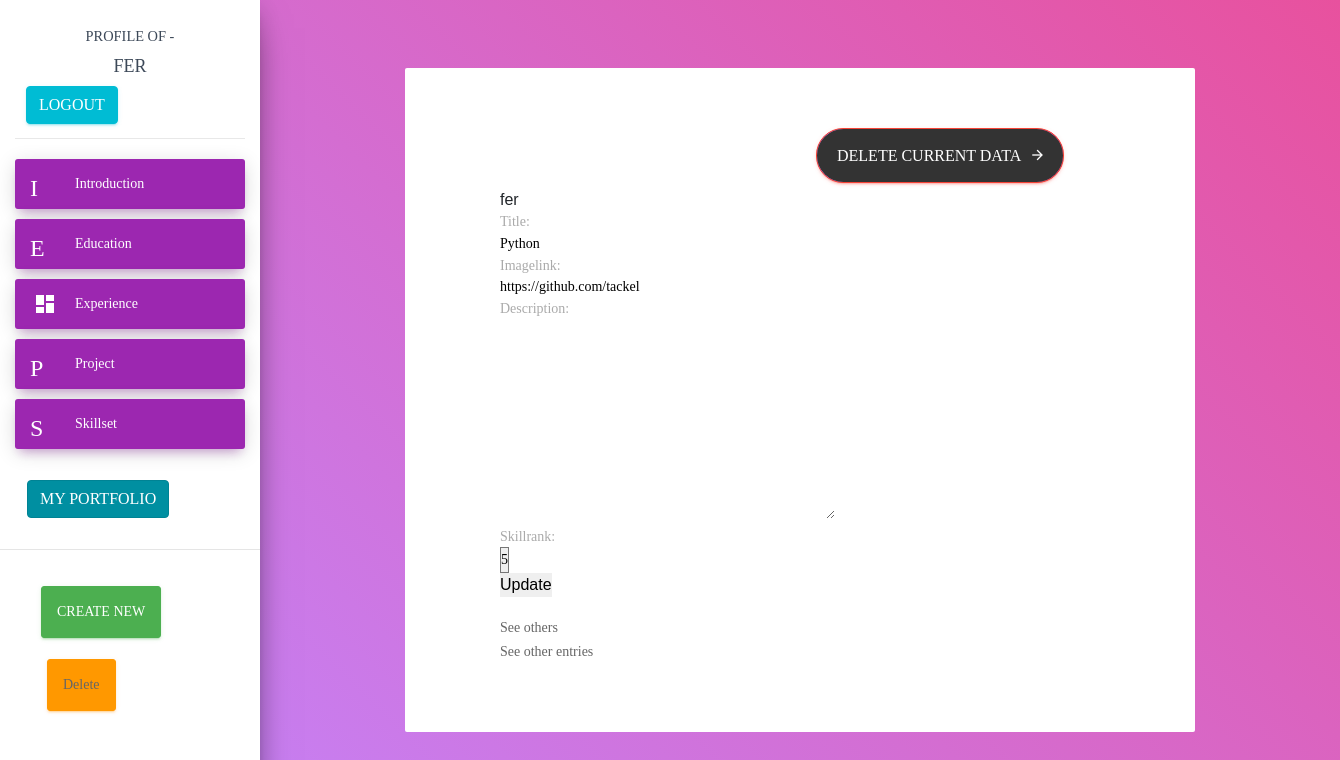
/update/skillset/1 (signed in), run on the app's committed database.
### user_interface/models.py (models this page shows, shortened)
class User(AbstractUser):
    pass

class SkillsetModel(models.Model):
    user = models.ForeignKey(User, default=None, blank=True, null=True, on_delete=models.CASCADE)
    title = models.CharField(max_length=50, blank=True, null=True)
    imagelink = models.URLField(blank=True, null=True)
    description = models.TextField(blank=True, null=True)
    skillrank = models.CharField(choices=Rating_range, default='2', max_length=10)
    class Meta:
        ordering = ['-skillrank']

### user_interface/views.py (the view)
# urls.py: path("update/skillset/<int:id>", views.skillForm_updateView, name='update_skillset'),
@login_required(login_url='login')
def skillForm_updateView(request, id, *args, **kwargs):
    template_name = 'user_interface/update/skill_update.html'
    context = {}
    user = request.user
    if not user.is_authenticated:
        user = "admin"
    bioProfile = User.objects.get(username = user)
    skillset_qs = SkillsetModel.objects.filter(user = bioProfile).all()
    skillset_serializer = skillsetSerializer(skillset_qs, many=True)
    education_qs = EducationModel.objects.filter(user = bioProfile).all()
    experience_qs = ExperienceModel.objects.filter(user = bioProfile).all()
    project_qs = ProjectModel.objects.filter(user = bioProfile).all()
    obj = get_object_or_404(SkillsetModel, user = user, pk=id)
    list_project_id = []
    list_exp_id = []
    list_edu_id = []
    list_skill_id =[]
    for project in project_qs:
        list_project_id.append(project.id)
    for exp in experience_qs:
        list_exp_id.append(exp.id)
    for edu in education_qs:
        list_edu_id.append(edu.id)
    for skill in skillset_qs:
        list_skill_id.append(skill.id)
    if request.method == 'POST':
        skill_form = SkillsetForm(request.POST or None, instance=obj)
        if skill_form.is_valid():
            skill_form.save(commit=False)
            skill_form.user = user
            skill_form.save(request = request)
    else:
        skill_form = SkillsetForm(instance= obj)
    context = {
        'user': user,
        "current_id":id,
        'first_edu_id': list_edu_id[0],
        'first_exp_id': list_exp_id[0],
        'first_project_id': list_project_id[0],
        'first_skill_id':list_skill_id[0],
        'next_id': id+1,
        'previous_id': id-1,
        'skillFORM': skill_form, # skill_form,
        "skillsets": skillset_serializer.data,
    }
    return render(request, template_name, context)

### user_interface/forms.py (shortened to what this page needs)
class SkillsetForm(ModelForm):
    class Meta:
        model = SkillsetModel
        exclude = ('user', )

### templates/user_interface/update/skill_update.html (shortened to what this page needs)
{% extends "user_interface/update/layout_update.html" %}
{% load widget_tweaks %}
{% load static %}
{% block body %}
	<div class="container-contact100">
		<div class="wrap-contact100">
            <div class="main">
                <div class="container" style="margin-left: 50%;">
                    <a href="{% url 'delete_skillset' current_id %}">
					<button class=" btn btn-danger contact100-form-btn" type="submit">
						<span>
                            Delete current data
							<i class="zmdi zmdi-arrow-right m-l-8"></i>
						</span>
					</button></a>
				</div>
              <form method="POST">
                {{ user }}
                {{ skillFORM.as_p }}
                <input type="submit" value="Update">
              </form>
                <ul class="pager">
                    <li class="previous"><a href="{% url 'update_skillset' previous_id  %}">See others</a></li>
                    <li class="next"><a href="{% url 'update_skillset' next_id  %}">See other entries</a></li>
                </ul>
            </div>
		</div>
	</div>
{% endblock %}

### templates/user_interface/update/layout_update.html (shortened to what this page needs)
{% load widget_tweaks %}
<!DOCTYPE html>{% load static %}
<html lang="en">
<head>
  <link rel="stylesheet" href="https://maxcdn.bootstrapcdn.com/font-awesome/latest/css/font-awesome.min.css">
  <link href="{% static 'createForm/css/material-dashboard.css' %}" rel="stylesheet" />
	<link rel="stylesheet" type="text/css" href="{% static 'createForm/vendor/bootstrap/css/bootstrap.min.css'%}">
	<link rel="stylesheet" type="text/css" href="{% static 'createForm/fonts/font-awesome-4.7.0/css/font-awesome.min.css'%}">
	<link rel="stylesheet" type="text/css" href="{% static 'createForm/fonts/iconic/css/material-design-iconic-font.min.css'%}">
	<link rel="stylesheet" type="text/css" href="{% static 'createForm/vendor/animate/animate.css'%}">
	<link rel="stylesheet" type="text/css" href="{% static 'createForm/vendor/css-hamburgers/hamburgers.min.css'%}">
	<link rel="stylesheet" type="text/css" href="{% static 'createForm/vendor/animsition/css/animsition.min.css'%}">
	<link rel="stylesheet" type="text/css" href="{% static 'createForm/vendor/select2/select2.min.css'%}">
	<link rel="stylesheet" type="text/css" href="{% static 'createForm//daterangepicker/daterangepicker.css'%}">
	<link rel="stylesheet" type="text/css" href="{% static 'createForm/css/util.css' %}">
	<link rel="stylesheet" type="text/css" href="{% static 'createForm/css/main.css' %}">
</head>
<body>
  <div class="wrapper ">
    <div class="sidebar" data-color="purple" data-background-color="white">
      <div class="logo">
        <a href="#" class="simple-text logo-mini">
          <small>Profile of - </small>
          <br>
          {{ user }}
        </a>
        <a href="{% url 'logout' %}" class="btn btn-info" style="margin: 0;margin-left: 10%; "> Logout </a>
      </div>
      <div class="sidebar-wrapper">
        <ul class="nav">
          <li class="nav-item active  ">
            <a class="nav-link" href="{% url 'update_information' %}">
              <i class="material-icons">Introduction</i>
              <p style="color: #fff;">Introduction</p>
            </a>
          </li>
          <li class="nav-item active  ">
            <a class="nav-link" href="{% url 'update_education' first_edu_id %}">
              <i class="material-icons">Education</i>
              <p style="color: #fff;">Education</p>
            </a>
          </li>
          <li class="nav-item active  ">
            <a class="nav-link" href="{% url 'update_experience' first_exp_id %}">
              <i class="material-icons">dashboard</i>
              <p style="color: #fff;">Experience</p>
            </a>
          </li>
          <li class="nav-item active  ">
            <a class="nav-link" href="{% url 'update_project' first_project_id %}">
              <i class="material-icons">Project</i>
              <p style="color: #fff;">Project</p>
            </a>
          </li>
          <li class="nav-item active  ">
            <a class="nav-link" href="{% url 'update_skillset' first_skill_id %}">
              <i class="material-icons">Skillset</i>
              <p style="color: #fff;">Skillset</p>
            </a>
          </li>
          <div style="margin: 10%">
            <a href="{% url 'portfolio' user %}" class="btn btn-info nav-item active  ">My Portfolio </a>
          </div>
          <hr>
          <li class="nav-item active  ">
            <div style="margin: 10%">
              <a href="{% url 'information' %}" class="btn btn-success">
                <p style="color: #fff;">CREATE NEW</p>
              </a>
              <a href="{% url 'information' %}" class="btn btn-warning" style="margin: 10%">
                <p>Delete</p>
              </a>
            </div>
          </li>
        </ul>
      </div>
    </div>
    <div class="main-panel">
      {% block body %}
      {% endblock %}
</body>
</html>

### static/createForm/css/main.css (style rules this page uses)
* { margin: 0px; padding: 0px; box-sizing: border-box; }
body, html { height: 100%; font-family: Raleway-SemiBold, sans-serif; }
a { font-family: Raleway-SemiBold; font-size: 14px; line-height: 1.7; color: #666666; margin: 0px; transition: all 0.4s; -webkit-transition: all 0.4s; -o-transition: all 0.4s; -moz-transition: all 0.4s; }
p { font-family: Raleway-SemiBold; font-size: 14px; line-height: 1.7; color: #666666; margin: 0px; }
ul, li { margin: 0px; list-style-type: none; }
input { outline: none; border: none; }
textarea { outline: none; border: none; }
label { display: block; margin: 0; }
button { outline: none !important; border: none; background: transparent; }
.container-contact100 { width: 100%; min-height: 100vh; display: -webkit-box; display: -webkit-flex; display: -moz-box; display: -ms-flexbox; display: flex; flex-wrap: wrap; justify-content: center; align-items: center; padding: 15px; background: #d867c6; background: -webkit-linear-gradient(45deg, #c77ff2, #e8519e); background: -o-linear-gradient(45deg, #c77ff2, #e8519e); background: -moz-linear-gradient(45deg, #c77ff2, #e8519e); background: linear-gradient(45deg, #c77ff2, #e8519e); }
.wrap-contact100 { width: 790px; background: #fff; border-radius: 2px; padding: 55px 95px 68px 95px; }
.contact100-form-btn { font-family: Raleway-Bold; font-size: 16px; color: #fff; line-height: 1.2; display: -webkit-box; display: -webkit-flex; display: -moz-box; display: -ms-flexbox; display: flex; justify-content: center; align-items: center; padding: 0 20px; min-width: 150px; height: 55px; border-radius: 27px; background: #d867c6; background: -webkit-linear-gradient(45deg, #c77ff2, #e8519e); background: -o-linear-gradient(45deg, #c77ff2, #e8519e); background: -moz-linear-gradient(45deg, #c77ff2, #e8519e); background: linear-gradient(45deg, #c77ff2, #e8519e); position: relative; z-index: 1; -webkit-transition: all 0.4s; -o-transition: all 0.4s; -moz-transition: all 0.4s; transition: all 0.4s; }
.contact100-form-btn::before { content: ""; display: block; position: absolute; z-index: -1; border-radius: 27px; width: 100%; height: 100%; top: 0; left: 0; background: #333333; opacity: 1; -webkit-transition: all 0.4s; -o-transition: all 0.4s; -moz-transition: all 0.4s; transition: all 0.4s; }
.contact100-form-btn i { -webkit-transition: all 0.4s; -o-transition: all 0.4s; -moz-transition: all 0.4s; transition: all 0.4s; }

### data on the page
User: username "FER", username "fer"
SkillsetModel: title "Python", imagelink "https://github.com/tackel", skillrank "5"
